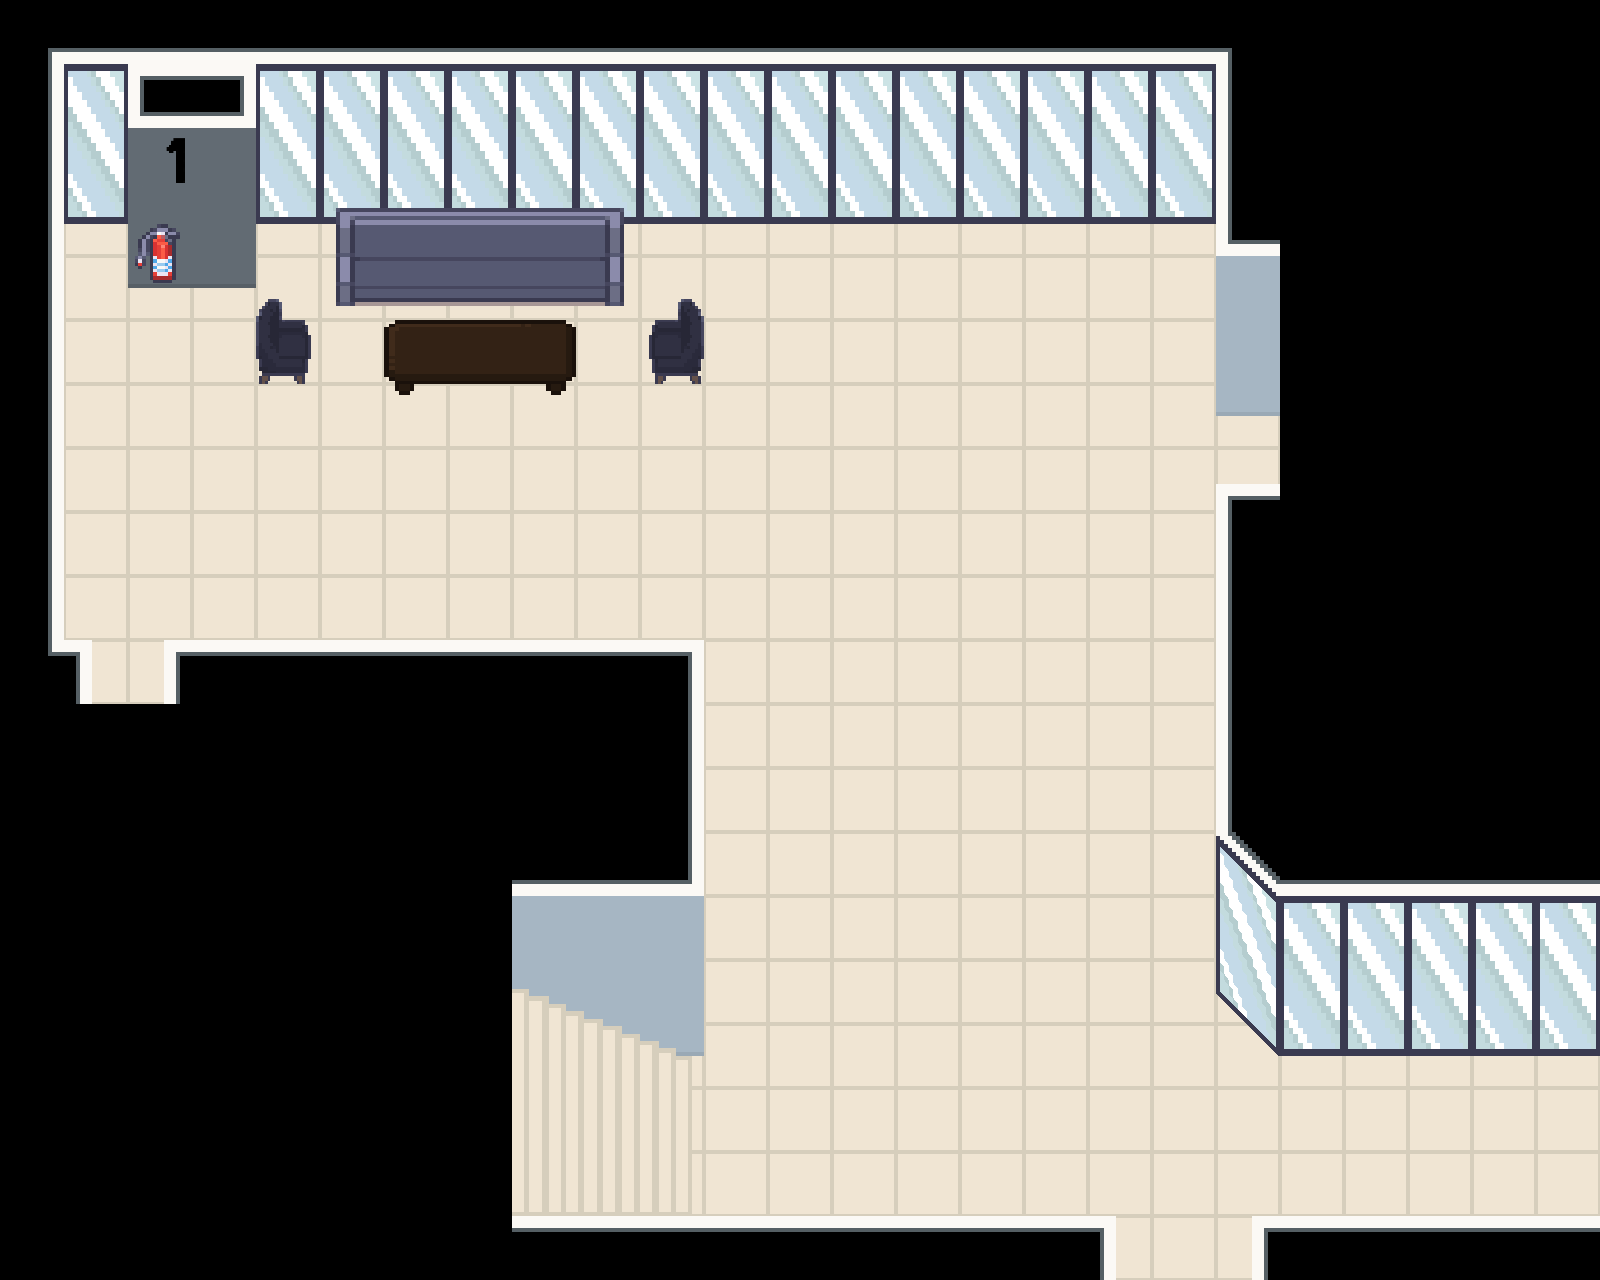

This game map was drawn from its Tiled (.tmx) file and the tilesets committed beside it. A one-line description and the full map source follow:
An orthogonal 25x20 tile map with 64x64 px tiles, 2 tile layers (Floor, Furnishing), 2 tilesets and 25 objects (3x Player, Character).

<map version="1.10" tiledversion="1.11.2" orientation="orthogonal" renderorder="right-down" width="25" height="20" tilewidth="64" tileheight="64" infinite="0" nextlayerid="6" nextobjectid="31">
 <properties>
  <property name="display_name" value="Level 1" />
  <property name="display_title" value="Annexe Building (L1)" />
 </properties>
 <tileset firstgid="1" name="LCB_indoor" tilewidth="64" tileheight="64" tilecount="1550" columns="25">
  <image source="../../graphics/tilesets/indoor.png" width="1600" height="3968" />
 </tileset>
 <tileset firstgid="1551" name="LCB_furnishing" tilewidth="64" tileheight="64" tilecount="1007" columns="19">
  <image source="../../graphics/tilesets/furnishing.png" width="1216" height="3392" />
 </tileset>
 <layer id="1" name="Floor" width="25" height="20">
  <data encoding="csv">
11,1153,1153,1153,1153,1153,1153,1153,1153,1153,1153,1153,1153,1153,1153,1153,1153,1153,1153,12,0,0,0,0,0,
1201,1178,137,112,1178,1178,1178,1178,1178,1178,1178,1178,1178,1178,1178,1178,1178,1178,1178,1205,0,0,0,0,0,
1201,1203,1183,1183,1203,1203,1203,1203,1203,1203,1203,1203,1203,1203,1203,1203,1203,1203,1203,1205,0,0,0,0,0,
1201,1228,1208,1208,1228,1228,1228,1228,1228,1228,1228,1228,1228,1228,1228,1228,1228,1228,1228,64,0,0,0,0,0,
1201,25,1233,1233,25,25,25,25,25,25,25,25,25,25,25,25,25,25,25,1033,0,0,0,0,0,
1201,25,25,25,25,25,25,25,25,25,25,25,25,25,25,25,25,25,25,1058,0,0,0,0,0,
1201,25,25,25,25,25,25,25,25,25,25,25,25,25,25,25,25,25,25,1083,0,0,0,0,0,
1201,25,25,25,25,25,25,25,25,25,25,25,25,25,25,25,25,25,25,390,0,0,0,0,0,
1201,25,25,25,25,25,25,25,25,25,25,25,25,25,25,25,25,25,25,1205,0,0,0,0,0,
1201,25,25,25,25,25,25,25,25,25,25,25,25,25,25,25,25,25,25,1205,0,0,0,0,0,
36,412,414,1278,1278,1278,1278,1278,1278,1278,88,25,25,25,25,25,25,25,25,1205,0,0,0,0,0,
0,0,0,0,0,0,0,0,0,0,1056,25,25,25,25,25,25,25,25,1205,0,0,0,0,0,
0,0,0,0,0,0,0,0,0,0,1056,25,25,25,25,25,25,25,25,1205,0,0,0,0,0,
0,0,0,0,0,0,0,0,1008,1008,63,25,25,25,25,25,25,25,25,1179,1008,1008,1008,1008,1008,
0,0,0,0,0,0,0,0,1033,1033,1033,25,25,25,25,25,25,25,25,1204,1178,1178,1178,1178,1178,
0,0,0,0,0,0,0,0,1058,1058,1058,25,25,25,25,25,25,25,25,1229,1203,1203,1203,1203,1203,
0,0,0,0,0,0,0,0,1083,1083,1083,25,25,25,25,25,25,25,25,1151,1228,1228,1228,1228,1228,
0,0,0,0,0,0,0,0,25,25,25,25,25,25,25,25,25,25,25,25,25,25,25,25,25,
0,0,0,0,0,0,0,0,0,0,25,25,25,25,25,25,25,25,25,25,25,25,25,25,25,
0,0,0,0,0,0,0,0,1133,1133,1133,1133,1133,1133,1133,1133,1133,412,25,414,1133,1133,1133,1133,1133
</data>
 </layer>
 <layer id="2" name="Furnishing" width="25" height="20">
  <data encoding="csv">
0,0,0,0,0,0,0,0,0,0,0,0,0,0,0,0,0,0,0,0,0,0,0,0,0,
0,0,0,0,0,0,0,0,0,0,0,0,0,0,0,0,0,0,0,0,0,0,0,0,0,
0,0,1604,0,0,0,0,0,0,0,0,0,0,0,0,0,0,0,0,0,0,0,0,0,0,
0,0,1566,0,0,2141,2142,2142,2142,2143,0,0,0,0,0,0,0,0,0,0,0,0,0,0,0,
0,0,1585,0,2208,2160,2161,2161,2161,2162,2207,0,0,0,0,0,0,0,0,0,0,0,0,0,0,
0,0,0,0,2227,0,2299,2300,2301,0,2226,0,0,0,0,0,0,0,0,0,0,0,0,0,0,
0,0,0,0,0,0,2318,2319,2320,0,0,0,0,0,0,0,0,0,0,0,0,0,0,0,0,
0,0,0,0,0,0,0,0,0,0,0,0,0,0,0,0,0,0,0,0,0,0,0,0,0,
0,0,0,0,0,0,0,0,0,0,0,0,0,0,0,0,0,0,0,0,0,0,0,0,0,
0,0,0,0,0,0,0,0,0,0,0,0,0,0,0,0,0,0,0,0,0,0,0,0,0,
0,0,0,0,0,0,0,0,0,0,0,0,0,0,0,0,0,0,0,0,0,0,0,0,0,
0,0,0,0,0,0,0,0,0,0,0,0,0,0,0,0,0,0,0,0,0,0,0,0,0,
0,0,0,0,0,0,0,0,0,0,0,0,0,0,0,0,0,0,0,0,0,0,0,0,0,
0,0,0,0,0,0,0,0,0,0,0,0,0,0,0,0,0,0,0,0,0,0,0,0,0,
0,0,0,0,0,0,0,0,0,0,0,0,0,0,0,0,0,0,0,0,0,0,0,0,0,
0,0,0,0,0,0,0,0,2197,2198,0,0,0,0,0,0,0,0,0,0,0,0,0,0,0,
0,0,0,0,0,0,0,0,2216,2217,2218,0,0,0,0,0,0,0,0,0,0,0,0,0,0,
0,0,0,0,0,0,0,0,2216,2255,2256,0,0,0,0,0,0,0,0,0,0,0,0,0,0,
0,0,0,0,0,0,0,0,2235,2236,2237,0,0,0,0,0,0,0,0,0,0,0,0,0,0,
0,0,0,0,0,0,0,0,0,0,0,0,0,0,0,0,0,0,0,0,0,0,0,0,0
</data>
 </layer>
 <objectgroup id="3" name="Entities">
  <object id="1" name="Player" x="128" y="576">
   <properties>
    <property name="direction" value="up" />
    <property name="pos" value="annexe_g" />
   </properties>
   <point />
  </object>
  <object id="3" name="Player" x="1184" y="1185">
   <properties>
    <property name="direction" value="up" />
    <property name="pos" value="annexe_1_thechef" />
   </properties>
   <point />
  </object>
  <object id="20" name="Player" x="832" y="1120">
   <properties>
    <property name="direction" value="right" />
    <property name="pos" value="annexe_2" />
   </properties>
   <point />
  </object>
  <object id="30" name="Character" x="96" y="482.667">
   <properties>
    <property name="character_id" value="Atticus_e" />
    <property name="direction" value="right" />
    <property name="graphic" value="atticus" />
    <property name="radius" value="0" />
   </properties>
   <point />
  </object>
 </objectgroup>
 <objectgroup id="4" name="Collisions">
  <object id="4" x="-48" y="-38" width="1392.67" height="197.333" />
  <object id="5" x="1214.67" y="-38.6667" width="130.667" height="391.333" />
  <object id="6" x="1280.67" y="766.667" width="445.333" height="226" />
  <object id="7" x="1252" y="1179.67" width="476.333" height="165" />
  <object id="8" x="384" y="1180.67" width="733.25" height="165.583" />
  <object id="9" x="164.697" y="604.667" width="540.636" height="386.333" />
  <object id="10" x="-48.6667" y="-39" width="114.667" height="872" />
  <object id="11" x="-49" y="603.667" width="140.06" height="229.333" />
  <object id="12" x="126.5" y="-38" width="131" height="262.5" />
  <object id="16" x="333.333" y="127.333" width="292.667" height="149.333" />
  <object id="17" x="252.5" y="269" width="60.5" height="99.5" />
  <object id="18" x="646.083" y="266.917" width="60.5" height="99.5" />
  <object id="19" x="383.5" y="254.5" width="192.5" height="121.5" />
  <object id="23" x="1538.75" y="1044.83" width="11.5" height="174.667">
   <properties>
    <property name="collision_type" value="blocked" />
    <property name="kitchen" value="This way leads to the culinary kitchens and restrooms." />
   </properties>
  </object>
  <object id="24" x="1544.25" y="945" width="130" height="316" />
  <object id="25" x="1215.33" y="467" width="130.667" height="492.666" />
  <object id="26" x="1227.61" y="384.318" width="7.25" height="109">
   <properties>
    <property name="collision_type" value="blocked" />
    <property name="office" value="It's a staff office." />
   </properties>
  </object>
  <object id="27" x="1232.5" y="320.5" width="89.5" height="230.5" />
 </objectgroup>
 <objectgroup id="5" name="Transition">
  <object id="13" x="80.3333" y="651.333" width="94.3333" height="4">
   <properties>
    <property name="pos" value="annexe_1" />
    <property name="target" value="annexe_2" />
   </properties>
  </object>
  <object id="14" x="631.333" y="959.333" width="6" height="267">
   <properties>
    <property name="pos" value="annexe_1" />
    <property name="target" value="annexe_2" />
   </properties>
  </object>
  <object id="15" x="1103.5" y="1228" width="160.5" height="4.75">
   <properties>
    <property name="pos" value="annexe_1" />
    <property name="target" value="annexe_1_thechef" />
   </properties>
  </object>
 </objectgroup>
</map>
